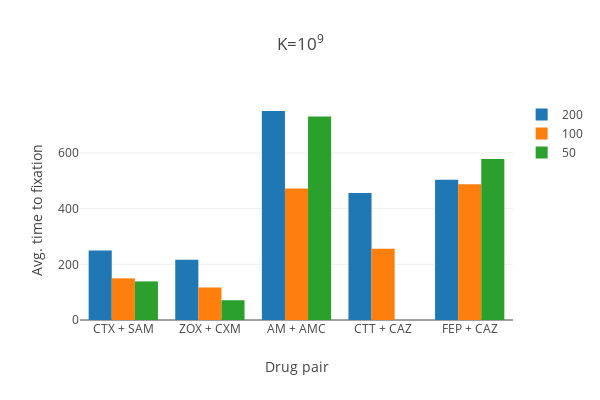
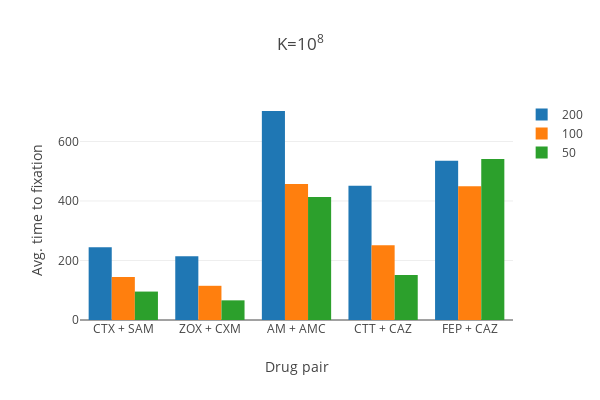
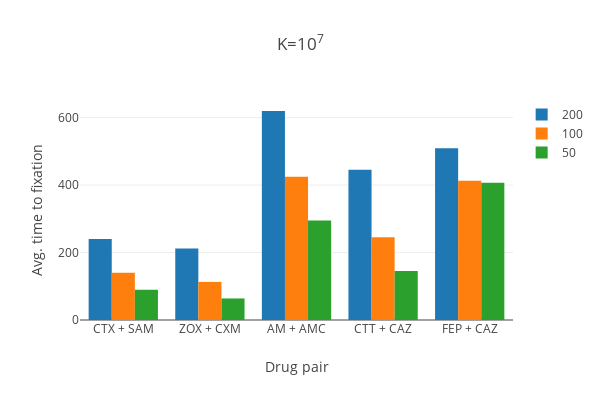
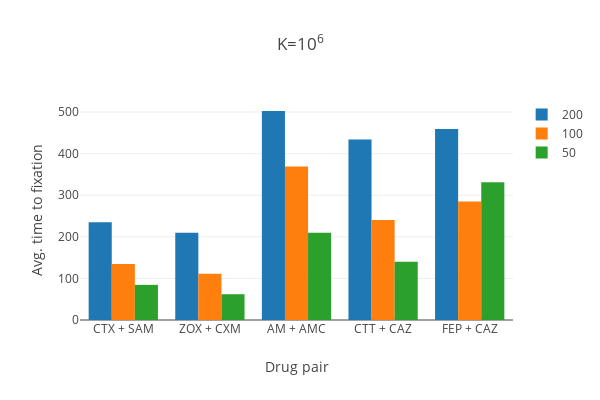

The notebook cell these images were saved under, in order:
### Code cell
for K, dfset, letter in zip(['K=10<sup>9</sup>', 'K=10<sup>8</sup>','K=10<sup>7</sup>', 'K=10<sup>6</sup>'], [K1, K2, K3, K4], ['a', 'b', 'c', 'd']):
    data = [go.Bar(
        x=df.index.tolist(),
        y=df['Avg time to fixation'].tolist(),
        name=freq
    ) for df, freq in zip(dfset, frequencies)]

    layout = go.Layout(
        barmode='group',
        xaxis = dict(title='Drug pair'),
        yaxis = dict(title='Avg. time to fixation'),
        title = K,
        width = 600,
        height = 400
    )

    fig = go.Figure(data=data, layout=layout)
    iplot(fig, show_link=False)
    pio.write_image(fig, 'fig3{}.pdf'.format(letter))

### Figure 1 — Plotly figure (JSON) as saved in the notebook; plotly's stock layout.template omitted (floating-point values rounded to 4 significant figures)
{"data": [{"name": "200", "type": "bar", "uid": "ab860370-de75-11e8-a19a-947e40c53e24", "x": ["CTX + SAM", "ZOX + CXM", "AM + AMC", "CTT + CAZ", "FEP + CAZ"], "y": [249.7, 216.0, 750.8, 456.2, 504.0]}, {"name": "100", "type": "bar", "uid": "ab860371-de75-11e8-a321-947e40c53e24", "x": ["CTX + SAM", "ZOX + CXM", "AM + AMC", "CTT + CAZ", "FEP + CAZ"], "y": [149.6, 116.8, 472.0, 256.2, 487.3]}, {"name": "50", "type": "bar", "uid": "ab860372-de75-11e8-9eca-947e40c53e24", "x": ["CTX + SAM", "ZOX + CXM", "AM + AMC", "CTT + CAZ", "FEP + CAZ"], "y": [138.7, 71, 731.3, 0, 578.4]}], "layout": {"barmode": "group", "height": 400, "title": "K=10<sup>9</sup>", "width": 600, "xaxis": {"title": "Drug pair"}, "yaxis": {"title": "Avg. time to fixation"}}}

### Figure 2 — Plotly figure (JSON) as saved in the notebook; plotly's stock layout.template omitted (floating-point values rounded to 4 significant figures)
{"data": [{"name": "200", "type": "bar", "uid": "abdebcec-de75-11e8-afee-947e40c53e24", "x": ["CTX + SAM", "ZOX + CXM", "AM + AMC", "CTT + CAZ", "FEP + CAZ"], "y": [244.7, 214.0, 702.4, 450.9, 535.6]}, {"name": "100", "type": "bar", "uid": "abdebced-de75-11e8-9fc9-947e40c53e24", "x": ["CTX + SAM", "ZOX + CXM", "AM + AMC", "CTT + CAZ", "FEP + CAZ"], "y": [144.7, 114.9, 457.0, 251.0, 449.3]}, {"name": "50", "type": "bar", "uid": "abdebcee-de75-11e8-b23d-947e40c53e24", "x": ["CTX + SAM", "ZOX + CXM", "AM + AMC", "CTT + CAZ", "FEP + CAZ"], "y": [95.54, 66.06, 413.4, 150.9, 540.7]}], "layout": {"barmode": "group", "height": 400, "title": "K=10<sup>8</sup>", "width": 600, "xaxis": {"title": "Drug pair"}, "yaxis": {"title": "Avg. time to fixation"}}}

### Figure 3 — Plotly figure (JSON) as saved in the notebook; plotly's stock layout.template omitted (floating-point values rounded to 4 significant figures)
{"data": [{"name": "200", "type": "bar", "uid": "ac352db8-de75-11e8-b522-947e40c53e24", "x": ["CTX + SAM", "ZOX + CXM", "AM + AMC", "CTT + CAZ", "FEP + CAZ"], "y": [239.8, 212.0, 619.6, 445.4, 509.3]}, {"name": "100", "type": "bar", "uid": "ac352db9-de75-11e8-b6a4-947e40c53e24", "x": ["CTX + SAM", "ZOX + CXM", "AM + AMC", "CTT + CAZ", "FEP + CAZ"], "y": [140.0, 112.9, 424.7, 245.5, 413.1]}, {"name": "50", "type": "bar", "uid": "ac352dba-de75-11e8-98ab-947e40c53e24", "x": ["CTX + SAM", "ZOX + CXM", "AM + AMC", "CTT + CAZ", "FEP + CAZ"], "y": [89.69, 63.87, 295.0, 145.5, 407.2]}], "layout": {"barmode": "group", "height": 400, "title": "K=10<sup>7</sup>", "width": 600, "xaxis": {"title": "Drug pair"}, "yaxis": {"title": "Avg. time to fixation"}}}

### Figure 4 — Plotly figure (JSON) as saved in the notebook; plotly's stock layout.template omitted (floating-point values rounded to 4 significant figures)
{"data": [{"name": "200", "type": "bar", "uid": "ac99039e-de75-11e8-9075-947e40c53e24", "x": ["CTX + SAM", "ZOX + CXM", "AM + AMC", "CTT + CAZ", "FEP + CAZ"], "y": [235.2, 210, 502.5, 434.2, 459.0]}, {"name": "100", "type": "bar", "uid": "ac99039f-de75-11e8-b789-947e40c53e24", "x": ["CTX + SAM", "ZOX + CXM", "AM + AMC", "CTT + CAZ", "FEP + CAZ"], "y": [134.6, 111.0, 369.1, 240.2, 284.7]}, {"name": "50", "type": "bar", "uid": "ac9903a0-de75-11e8-9be9-947e40c53e24", "x": ["CTX + SAM", "ZOX + CXM", "AM + AMC", "CTT + CAZ", "FEP + CAZ"], "y": [84.5, 61.97, 209.8, 140.1, 331.4]}], "layout": {"barmode": "group", "height": 400, "title": "K=10<sup>6</sup>", "width": 600, "xaxis": {"title": "Drug pair"}, "yaxis": {"title": "Avg. time to fixation"}}}
